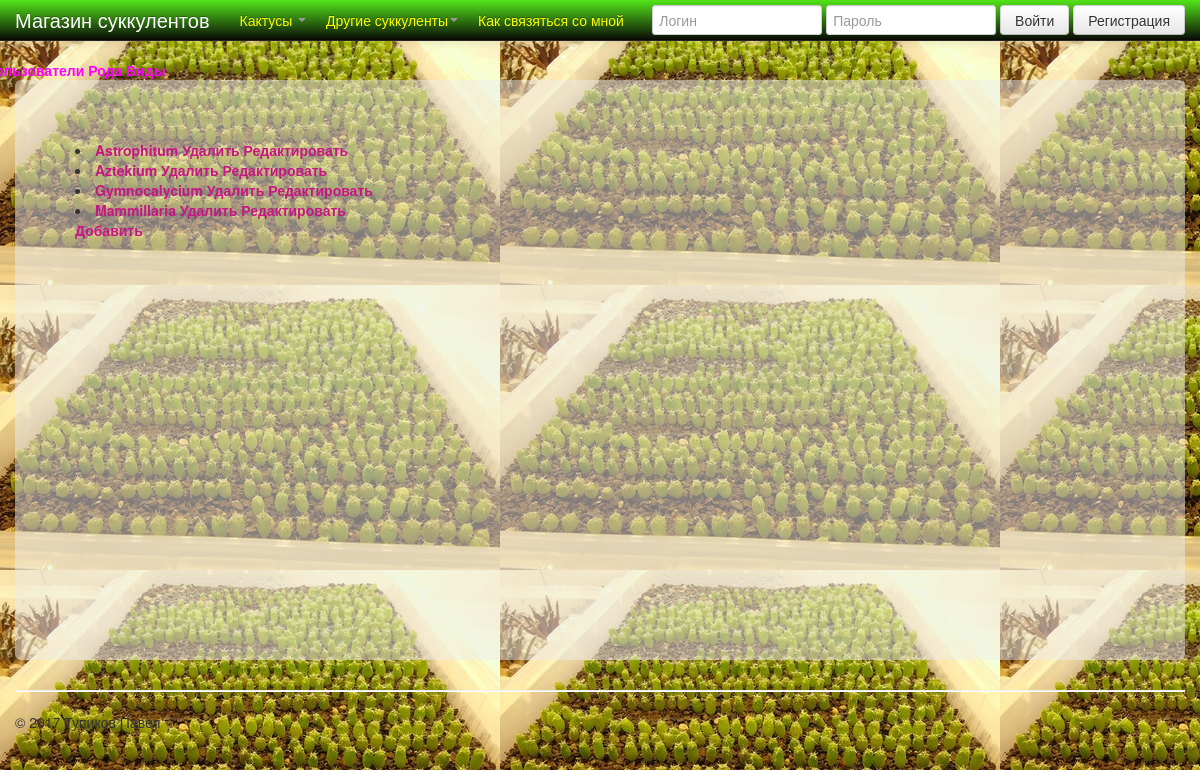
/admin/genus, run on the app's committed database.
### mainapp/models.py (models this page shows, shortened)
class CactusGenus(models.Model):
    name = models.CharField(verbose_name=u'Название', max_length=16, unique=True)
    description = models.TextField(verbose_name='Описание', blank=True)
    subfamily = models.ForeignKey(CactusSubfamily, verbose_name='Подсемейство', null=True)

### adminapp/views.py (the view)
class GensListView(ListView):
    model = CactusGenus
    template_name = 'admin_genus.html'
    paginate_by = 10

### adminapp/templates/admin_genus.html (shortened to what this page needs)
{% extends "admin_base.html" %}
{% block content %}
    {% for gen in object_list %}
    <li>
        <b><a class="admin_plants" href="{% url 'genus_detail' gen.id %}">{{gen.name}}</a></b>
        <b><a class="admin_plants" href="{% url 'genus_delete' gen.id %}">Удалить</a></b>
        <b><a class="admin_plants" href="{% url 'genus_update' gen.id %}">Редактировать</a></b>
    </li>
    {% endfor %}
    <b><a class="admin_plants" href="{% url 'genus_create' %}">Добавить</a></b>
{% endblock %}

### static/css/my-styles.css (style rules this page uses)
body { padding-top: 60px; padding-bottom: 25px; background-repeat: no-repeat; background-size: 100% }
* { margin: 0; padding: 0; }
.admin_plants { color:MediumVioletRed; }

### data on the page
CactusGenus: name "Astrophitum"
CactusGenus: name "Aztekium"
CactusGenus: name "Gymnocalycium"
CactusGenus: name "Mammillaria"
